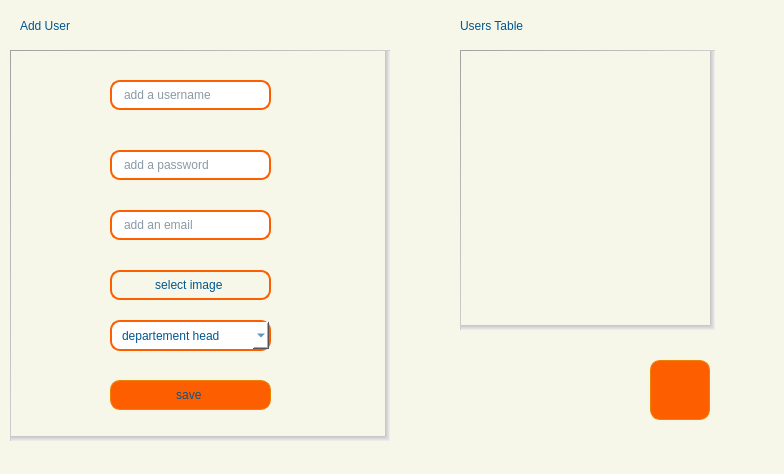
<?xml version="1.0" encoding="UTF-8"?>
<ui version="4.0">
 <class>MainWindow</class>
 <widget class="QMainWindow" name="MainWindow">
  <property name="geometry">
   <rect>
    <x>0</x>
    <y>0</y>
    <width>784</width>
    <height>474</height>
   </rect>
  </property>
  <property name="windowTitle">
   <string>Pipe shield</string>
  </property>
  <property name="windowIcon">
   <iconset>
    <normaloff>../../.designer/backup/Frame 1logo.jpg</normaloff>../../.designer/backup/Frame 1logo.jpg</iconset>
  </property>
  <property name="styleSheet">
   <string notr="true">background-color:rgb(246, 246, 233);
</string>
  </property>
  <widget class="QWidget" name="centralwidget">
   <widget class="QLineEdit" name="lineEdit">
    <property name="geometry">
     <rect>
      <x>110</x>
      <y>80</y>
      <width>161</width>
      <height>30</height>
     </rect>
    </property>
    <property name="styleSheet">
     <string notr="true">background-color: rgb(255, 255, 255);
border-radius:10%;
border: 2px solid  rgb(253, 95, 0);
padding-left:10px;
font: 700 9pt &quot;Segoe UI&quot;;
color: rgb(19, 51, 76);</string>
    </property>
    <property name="inputMask">
     <string/>
    </property>
    <property name="text">
     <string/>
    </property>
    <property name="placeholderText">
     <string>add a username </string>
    </property>
   </widget>
   <widget class="QLabel" name="label">
    <property name="geometry">
     <rect>
      <x>40</x>
      <y>70</y>
      <width>50</width>
      <height>50</height>
     </rect>
    </property>
    <property name="text">
     <string/>
    </property>
    <property name="pixmap">
     <pixmap>icons/icons8-add-user-52.png</pixmap>
    </property>
    <property name="scaledContents">
     <bool>true</bool>
    </property>
   </widget>
   <widget class="QLabel" name="label_2">
    <property name="geometry">
     <rect>
      <x>40</x>
      <y>130</y>
      <width>50</width>
      <height>50</height>
     </rect>
    </property>
    <property name="text">
     <string/>
    </property>
    <property name="pixmap">
     <pixmap>icons/icons8-password-52.png</pixmap>
    </property>
    <property name="scaledContents">
     <bool>true</bool>
    </property>
   </widget>
   <widget class="QLabel" name="label_3">
    <property name="geometry">
     <rect>
      <x>120</x>
      <y>120</y>
      <width>251</width>
      <height>15</height>
     </rect>
    </property>
    <property name="styleSheet">
     <string notr="true">color: rgb(255, 0, 0);
font: 900 7pt &quot;Segoe UI&quot;;</string>
    </property>
    <property name="text">
     <string/>
    </property>
   </widget>
   <widget class="QFrame" name="frame">
    <property name="geometry">
     <rect>
      <x>10</x>
      <y>50</y>
      <width>380</width>
      <height>391</height>
     </rect>
    </property>
    <property name="styleSheet">
     <string notr="true">border-left: 1px solid qlineargradient(spread:pad, x1:0, y1:0, x2:1, y2:1, stop:0 rgba(140, 140, 140, 255), stop:1 rgba(227, 227, 227, 255));
 border-top:1px solid qlineargradient(spread:pad, x1:0, y1:0, x2:1, y2:1, stop:0 rgba(140, 140, 140, 255), stop:1 rgba(227, 227, 227, 255));

border-right: 5px solid black;
 border-bottom: 5px solid black;
border-right-color: qlineargradient(x1:0, y1:0, x2:1, y2:0, stop: 0 rgb(195,195,195), stop: 1 rgb(240, 240, 240));
border-bottom-color: qlineargradient(x1:0, y1:0, x2:0, y2:1, stop: 0 rgb(195,195,195), stop: 1 rgb(240, 240, 240));</string>
    </property>
    <property name="frameShape">
     <enum>QFrame::StyledPanel</enum>
    </property>
    <property name="frameShadow">
     <enum>QFrame::Raised</enum>
    </property>
    <widget class="QPushButton" name="pushButton_2">
     <property name="geometry">
      <rect>
       <x>100</x>
       <y>330</y>
       <width>161</width>
       <height>30</height>
      </rect>
     </property>
     <property name="styleSheet">
      <string notr="true">QPushButton { background-color: rgb(253, 95, 0);
                                       font: 900 11pt  Arial Black;
                                     color:rgb(0, 87, 146);
                                    border:  1px solid rgb(237, 131, 0);
                                    border-radius:10%;
                                    }
                                    QPushButton:hover {
                                        background-color:qlineargradient(spread:repeat, x1:0, y1:1, x2:1, y2:0, stop:0.28436 rgba(253, 95, 0, 255), stop:0.890995 rgba(255, 193, 35, 255));
                                        border:  1px solid gray;
                                        box-shadow: 5px 10px rgb(255, 175, 15);
                                   }</string>
     </property>
     <property name="text">
      <string>save </string>
     </property>
    </widget>
    <widget class="QLineEdit" name="lineEdit_3">
     <property name="geometry">
      <rect>
       <x>100</x>
       <y>160</y>
       <width>161</width>
       <height>30</height>
      </rect>
     </property>
     <property name="styleSheet">
      <string notr="true">background-color: rgb(255, 255, 255);
border-radius:10%;
border: 2px solid  rgb(253, 95, 0);
padding-left:10px;
font: 700 9pt &quot;Segoe UI&quot;;
color: rgb(19, 51, 76);</string>
     </property>
     <property name="inputMask">
      <string/>
     </property>
     <property name="text">
      <string/>
     </property>
     <property name="placeholderText">
      <string>add an email </string>
     </property>
    </widget>
    <widget class="QLineEdit" name="lineEdit_2">
     <property name="geometry">
      <rect>
       <x>100</x>
       <y>100</y>
       <width>161</width>
       <height>30</height>
      </rect>
     </property>
     <property name="styleSheet">
      <string notr="true">background-color: rgb(255, 255, 255);
border-radius:10%;
border: 2px solid  rgb(253, 95, 0);
padding-left:10px;
font: 700 9pt &quot;Segoe UI&quot;;
color: rgb(19, 51, 76);</string>
     </property>
     <property name="echoMode">
      <enum>QLineEdit::Password</enum>
     </property>
     <property name="placeholderText">
      <string>add a password</string>
     </property>
    </widget>
    <widget class="QPushButton" name="pushButton">
     <property name="geometry">
      <rect>
       <x>100</x>
       <y>220</y>
       <width>161</width>
       <height>30</height>
      </rect>
     </property>
     <property name="styleSheet">
      <string notr="true">QPushButton { 
                                       font: 900 11pt  Arial Black;
                                     color:rgb(0, 87, 146);
                                    border:  2px solid rgb(253, 95, 0);
                                    border-radius:10%;
                                    }
                                    QPushButton:hover {
                                        background-color:qlineargradient(spread:repeat, x1:0, y1:1, x2:1, y2:0, stop:0.28436 rgba(253, 95, 0, 255), stop:0.890995 rgba(255, 193, 35, 255));
                                        border:  1px solid gray;
                                        box-shadow: 5px 10px rgb(255, 175, 15);
                                   }</string>
     </property>
     <property name="text">
      <string>select image </string>
     </property>
     <property name="icon">
      <iconset>
       <normaloff>../../.designer/backup/icons/icons8-image-file-26.png</normaloff>../../.designer/backup/icons/icons8-image-file-26.png</iconset>
     </property>
     <property name="iconSize">
      <size>
       <width>20</width>
       <height>20</height>
      </size>
     </property>
    </widget>
    <widget class="QLabel" name="label_5">
     <property name="geometry">
      <rect>
       <x>30</x>
       <y>210</y>
       <width>50</width>
       <height>50</height>
      </rect>
     </property>
     <property name="styleSheet">
      <string notr="true">border:none;</string>
     </property>
     <property name="text">
      <string/>
     </property>
     <property name="pixmap">
      <pixmap>icons/icons8-images-folder-52.png</pixmap>
     </property>
     <property name="scaledContents">
      <bool>true</bool>
     </property>
    </widget>
    <widget class="QLabel" name="label_7">
     <property name="geometry">
      <rect>
       <x>30</x>
       <y>150</y>
       <width>50</width>
       <height>50</height>
      </rect>
     </property>
     <property name="styleSheet">
      <string notr="true">border:none;</string>
     </property>
     <property name="text">
      <string/>
     </property>
     <property name="pixmap">
      <pixmap>icons/icons8-email-60.png</pixmap>
     </property>
     <property name="scaledContents">
      <bool>true</bool>
     </property>
    </widget>
    <widget class="QComboBox" name="comboBox">
     <property name="geometry">
      <rect>
       <x>100</x>
       <y>270</y>
       <width>161</width>
       <height>31</height>
      </rect>
     </property>
     <property name="styleSheet">
      <string notr="true">background-color: rgb(255, 255, 255);
border-radius:10%;
border: 2px solid  rgb(253, 95, 0);
padding-left:10px;
font: 700 9pt &quot;Segoe UI&quot;;
color: rgb(0, 87, 146);</string>
     </property>
     <item>
      <property name="text">
       <string>departement head</string>
      </property>
     </item>
     <item>
      <property name="text">
       <string>engineer</string>
      </property>
     </item>
    </widget>
    <zorder>pushButton_2</zorder>
    <zorder>lineEdit_3</zorder>
    <zorder>lineEdit_2</zorder>
    <zorder>label_5</zorder>
    <zorder>label_7</zorder>
    <zorder>comboBox</zorder>
    <zorder>pushButton</zorder>
   </widget>
   <widget class="QLabel" name="label_4">
    <property name="geometry">
     <rect>
      <x>20</x>
      <y>10</y>
      <width>131</width>
      <height>31</height>
     </rect>
    </property>
    <property name="styleSheet">
     <string notr="true">font: 900 20pt &quot;Tw Cen MT Condensed Extra Bold&quot;;
   color:rgb(0, 87, 146);</string>
    </property>
    <property name="text">
     <string>Add User</string>
    </property>
   </widget>
   <widget class="QLabel" name="label_6">
    <property name="geometry">
     <rect>
      <x>460</x>
      <y>10</y>
      <width>131</width>
      <height>31</height>
     </rect>
    </property>
    <property name="styleSheet">
     <string notr="true">font: 900 20pt &quot;Tw Cen MT Condensed Extra Bold&quot;;
   color:rgb(0, 87, 146);</string>
    </property>
    <property name="text">
     <string>Users Table</string>
    </property>
   </widget>
   <widget class="QTableWidget" name="tableWidget">
    <property name="geometry">
     <rect>
      <x>460</x>
      <y>50</y>
      <width>255</width>
      <height>280</height>
     </rect>
    </property>
    <property name="styleSheet">
     <string notr="true">border-left: 1px solid qlineargradient(spread:pad, x1:0, y1:0, x2:1, y2:1, stop:0 rgba(140, 140, 140, 255), stop:1 rgba(227, 227, 227, 255));
 border-top:1px solid qlineargradient(spread:pad, x1:0, y1:0, x2:1, y2:1, stop:0 rgba(140, 140, 140, 255), stop:1 rgba(227, 227, 227, 255));

border-right: 5px solid black;
 border-bottom: 5px solid black;
border-right-color: qlineargradient(x1:0, y1:0, x2:1, y2:0, stop: 0 rgb(195,195,195), stop: 1 rgb(240, 240, 240));
border-bottom-color: qlineargradient(x1:0, y1:0, x2:0, y2:1, stop: 0 rgb(195,195,195), stop: 1 rgb(240, 240, 240));</string>
    </property>
   </widget>
   <widget class="QPushButton" name="pushButton_3">
    <property name="geometry">
     <rect>
      <x>650</x>
      <y>360</y>
      <width>60</width>
      <height>60</height>
     </rect>
    </property>
    <property name="styleSheet">
     <string notr="true">QPushButton { background-color: rgb(253, 95, 0);
                                       font: 900 11pt  Arial Black;
                                     color:rgb(0, 87, 146);
                                    border:  1px solid rgb(237, 131, 0);
                                    border-radius:10%;
                                    }
                                    QPushButton:hover {
                                        background-color:qlineargradient(spread:repeat, x1:0, y1:1, x2:1, y2:0, stop:0.28436 rgba(253, 95, 0, 255), stop:0.890995 rgba(255, 193, 35, 255));
                                        border:  1px solid gray;
                                        box-shadow: 5px 10px rgb(255, 175, 15);
                                   }</string>
    </property>
    <property name="text">
     <string/>
    </property>
    <property name="icon">
     <iconset>
      <normaloff>icons/icons8-logout-48.png</normaloff>icons/icons8-logout-48.png</iconset>
    </property>
    <property name="iconSize">
     <size>
      <width>50</width>
      <height>50</height>
     </size>
    </property>
   </widget>
   <zorder>frame</zorder>
   <zorder>lineEdit</zorder>
   <zorder>label</zorder>
   <zorder>label_2</zorder>
   <zorder>label_3</zorder>
   <zorder>label_4</zorder>
   <zorder>label_6</zorder>
   <zorder>tableWidget</zorder>
   <zorder>pushButton_3</zorder>
  </widget>
 </widget>
 <resources/>
 <connections/>
</ui>
